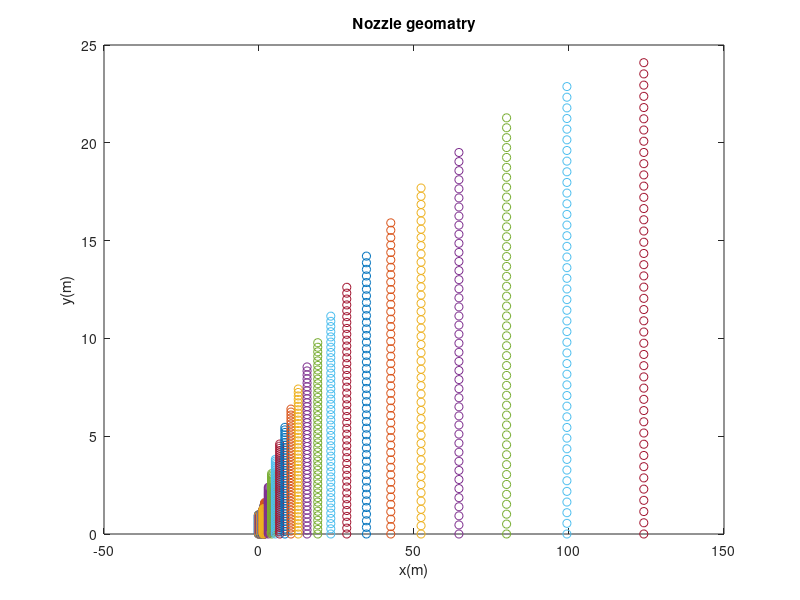

Write MATLAB code to recreate this figure. (Note: a time limit stopped this script after it produced the figure.)
%%%%%%%%%%%%%%%%%%%%%%%%%%%%%%%%%%%%%%%%%%%%%%%%%%%%%%%%%%%%%%%%%%%%%%%%%%%%%%

% INPUTS
% 1. 2D, grids data points file in .csv format. Which has (x,y) coordinates of
% all points of 2D plane
% 2. How many points are in x direction and in y direction
% 3. U = [rho, rho*u, rho*v, rho*w, e] at evrey point on 2D plane
% 4. Residual file, which has all five residual with time 
%%%%%%%%%%%%%%%%%%%%%%%%%%%%%%%%%%%%%%%%%%%%%%%%%%%%%%%%%%%%%%%%%%%%%%%%%%%%%%

%%%%%%%%%%%%%%%%%%%%%%%%%%%%%%%%%%%%%%%%%%%%%%%%%%%%%%%%%%%%%%%%%%%%%%%%%%%%%%
% OUTPUTS
% 1. Will plot the grids point to see the geomatry
% 2. All residial plots and automatically save them   
% 3. Plot density, X-velocity, Y-velocity, Z-velocity, p, T and Mach number(M)
% at evrey point on 2D plane
%%%%%%%%%%%%%%%%%%%%%%%%%%%%%%%%%%%%%%%%%%%%%%%%%%%%%%%%%%%%%%%%%%%%%%%%%%%%%%

clear('all');
clc ;
% grids =  csvread('gridss_Bump_2D.dat') ;
grids =  csvread('grids_Nozzle_2D.csv') ;
para =  csvread('2D_parameters_B.csv') ;
residual = csvread('Residual_Nozzle.csv') ;
%  Reading the first or grids points 
Nx = grids(1,1) ;
Ny = grids(1,2) ;

% removing the first line and keeping the grids points coordinates alone 
grids(1,:) = [] ;

% Now re-shaping the each 1-D coloum to 2D matrix  
x = reshape(grids(:,1),[Ny,Nx]) ;
y = reshape(grids(:,2),[Ny,Nx]) ;
z = zeros(Ny,Nx);

density = reshape(para(:,1),[Ny,Nx]);
densityu= reshape(para(:,2),[Ny,Nx]);
densityv= reshape(para(:,3),[Ny,Nx]);
densityw= reshape(para(:,4),[Ny,Nx]);
energy  = reshape(para(:,5),[Ny,Nx]);

for i = 1:Ny
    for j =	1:Nx	
        u(i,j) = densityu(i,j)/density(i,j) ; 
        v(i,j) = densityv(i,j)/density(i,j) ; 
        w(i,j) = densityw(i,j)/density(i,j) ; 
        pressure(i,j) = 0.4*(energy(i,j) - 0.5*density(i,j)* ...
        (u(i,j)*u(i,j)+v(i,j)*v(i,j)+w(i,j)*w(i,j)));
        temperature(i,j) = pressure(i,j) /(287.14*density(i,j)) ; 
        velocity(i,j) = sqrt(u(i,j)*u(i,j)+v(i,j)*v(i,j)+w(i,j)*w(i,j)) ;
        mach(i,j) = velocity(i,j) / sqrt(1.4*287.14*temperature(i,j)) ;
    end
end



%%%%%%%%%%%%%%%%%%%%%%%%%%%%%%%%%%%%%%%%%%%%%%%%%%%%%%%%%%%%%%%%%%%%%%%%%%%%%%
% Plotting the dimensinal parameters
%%%%%%%%%%%%%%%%%%%%%%%%%%%%%%%%%%%%%%%%%%%%%%%%%%%%%%%%%%%%%%%%%%%%%%%%%%%%%%
disp('Plotting has started, Kullu...')
%%%%%%%%%%%%%%%%%%%%%%%%%%%%%%%%%%%%%%%%%%%%%%%%%%%%%%%%%%
%% 1. Plotting the grid points
i=1;
h = figure(i) ;
plot(x,y,'o');
title('Nozzle geomatry')
xlabel('x(m)')
ylabel('y(m)')
set(gcf, 'Units', 'Normalized', 'OuterPosition', [0 0 1 1]);
% print('Nozzle_geomatry','-dpng')
saveas(h,'/home/kullu/Desktop/Acad/SEM10/DDP2/Code_DDP2/DDP2/Resluts/Nozzle_geomatry','epsc')

%%%%%%%%%%%%%%%%%%%%%%%%%%%%%%%%%%%%%%%%%%%%%%%%%%%%%%%%%%


if 1
%%%%%%%%%%%%%%%%%%%%%%%%%%%%%%%%%%%%%%%%%%%%%%%%%%%%%%%%%%
% 2. plotting the density, velocity, mach, p, T etc. 

%%%%%%%%%%%%%%%%%%%%%%%%%%%%%%%%
figure(i+2)
h = surf(x,y,z,mach) ;
colormap hsv
colorbar
hcb=colorbar;
shading interp;
t = title(hcb,'\bf {Mach}') ;
set(t,'Interpreter','Latex');
xlabel('\bf{x(m)}'); ylabel('\bf y(m)'); zlabel('\bf z(m)');
title(' \bf Mach Number (M), flow inside nozzle')
% view(0,90)
view(2)
set(gcf, 'Units', 'Normalized', 'OuterPosition', [0 0 1 1]);
saveas(h,'/home/kullu/Desktop/Acad/SEM10/DDP2/Code_DDP2/DDP2/Resluts/Mach','epsc')

%%%%%%%%%%%%%%%%%%%%%%%%%%%%%%%%%
figure(i+3)
h = surf(x,y,z,density) ;
colormap hsv
colorbar
hcb=colorbar;
shading interp;
t = title(hcb,'$rho$') ;
set(t,'Interpreter','Latex');
xlabel('\bf{x(m)}'); ylabel('\bf y(m)'); zlabel('\bf z(m)');
title(' \bf Density(rho), flow inside nozzle')
view(0,90)
set(gcf, 'Units', 'Normalized', 'OuterPosition', [0 0 1 1]);
saveas(h,'/home/kullu/Desktop/Acad/SEM10/DDP2/Code_DDP2/DDP2/Resluts/Density','epsc')

%%%%%%%%%%%%%%%%%%%%%%%%%%%%%%%%%
figure(i+4)
h = surf(x,y,z,velocity) ;
colormap hsv
colorbar
hcb=colorbar;
shading interp;
t = title(hcb,'$V(m/s)$') ;
set(t,'Interpreter','Latex');
xlabel('\bf{x(m)}'); ylabel('\bf y(m)'); zlabel('\bf z(m)');
title(' \bf Velocity(V), flow inside nozzle')
view(0,90)
set(gcf, 'Units', 'Normalized', 'OuterPosition', [0 0 1 1]);
saveas(h,'/home/kullu/Desktop/Acad/SEM10/DDP2/Code_DDP2/DDP2/Resluts/velocity','epsc')

%%%%%%%%%%%%%%%%%%%%%%%%%%%%%%%%%
figure(i+5)
h = surf(x,y,z,pressure) ;
colormap hsv
colorbar
hcb=colorbar;
shading interp;
t = title(hcb,'$p(N/m^2)$') ;
set(t,'Interpreter','Latex');
xlabel('\bf{x(m)}'); ylabel('\bf y(m)'); zlabel('\bf z(m)');
title(' \bf Pressure(p), flow inside nozzle')
view(0,90)
set(gcf, 'Units', 'Normalized', 'OuterPosition', [0 0 1 1]);
saveas(h,'/home/kullu/Desktop/Acad/SEM10/DDP2/Code_DDP2/DDP2/Resluts/Pressure','epsc')

%%%%%%%%%%%%%%%%%%%%%%%%%%%%%%%%%
h =figure(i+6);
surf(x,y,z,temperature) ;
colormap hsv
colorbar
hcb=colorbar;
shading interp;
t = title(hcb,'$T(K)$') ;
set(t,'Interpreter','Latex');
xlabel('\bf{x(m)}'); ylabel('\bf y(m)'); zlabel('\bf z(m)');
title(' \bf Temperature (T), flow inside nozzle')
% view(0,90)
view(2)
set(gcf, 'Units', 'Normalized', 'OuterPosition', [0 0 1 1]);
saveas(h,'/home/kullu/Desktop/Acad/SEM10/DDP2/Code_DDP2/DDP2/Resluts/Temperature','epsc')
%%%%%%%%%%%%%%%%%%%%%%%%%%%%%%%%%%%%%%%%%%%%%%%%%%%%%%%%%%
end



if 1
%%%%%%%%%%%%%%%%%%%%%%%%%%%%%%%%%%%%%%%%%%%%%%%%%%%%%%%%%%
% 3. Residuals with respect to time steps
% Density residual
h=figure(i+7);
semilogy(residual(:,1), residual(:,3),'-','LineWidth',1);
title('Density Residual')
xlabel('No. of iterations')
ylabel('Density residual')
set(gcf, 'Units', 'Normalized', 'OuterPosition', [0 0 1 1]);
saveas(h,'/home/kullu/Desktop/Acad/SEM10/DDP2/Code_DDP2/DDP2/Resluts/Density_residual','epsc')

% x-momentum residual
h=figure(i+8);
semilogy(residual(:,1), residual(:,4),'-','LineWidth',1);
title('x-momentum Residual')
xlabel('No. of iterations')
ylabel('x-momentum residual')
set(gcf, 'Units', 'Normalized', 'OuterPosition', [0 0 1 1]);
saveas(h,'/home/kullu/Desktop/Acad/SEM10/DDP2/Code_DDP2/DDP2/Resluts/X-momentun_residual','epsc')

% y-momentum residual
h=figure(i+9);
semilogy(residual(:,1), residual(:,5),'-','LineWidth',1);
title('y-momentum Residual')
xlabel('No. of iterations')
ylabel('y-momentum residual')
set(gcf, 'Units', 'Normalized', 'OuterPosition', [0 0 1 1]);
saveas(h,'/home/kullu/Desktop/Acad/SEM10/DDP2/Code_DDP2/DDP2/Resluts/Y-momentun_residual','epsc')

% z-momentum residual
h=figure(i+10);
semilogy(residual(:,1), residual(:,6),'-','LineWidth',1);
title('z-momentum Residual')
xlabel('No. of iterations')
ylabel('z-momentum residual')
set(gcf, 'Units', 'Normalized', 'OuterPosition', [0 0 1 1]);
saveas(h,'/home/kullu/Desktop/Acad/SEM10/DDP2/Code_DDP2/DDP2/Resluts/Z-momentun_residual','epsc')

% energy residual
h=figure(i+11);
semilogy(residual(:,1), residual(:,7),'-','LineWidth',1);
title('Energy Residual')
xlabel('No. of iterations')
ylabel('Energy residual')
set(gcf, 'Units', 'Normalized', 'OuterPosition', [0 0 1 1]);
saveas(h,'/home/kullu/Desktop/Acad/SEM10/DDP2/Code_DDP2/DDP2/Resluts/Energy_residual','epsc')

end
%%%%%%%%%%%%%%%%%%%%%%%%%%%%%%%%%%%%%%%%%%%%%%%%%%%%%%%%%%
disp('Resluts plotting is over, Kullu... :)')

close all;
